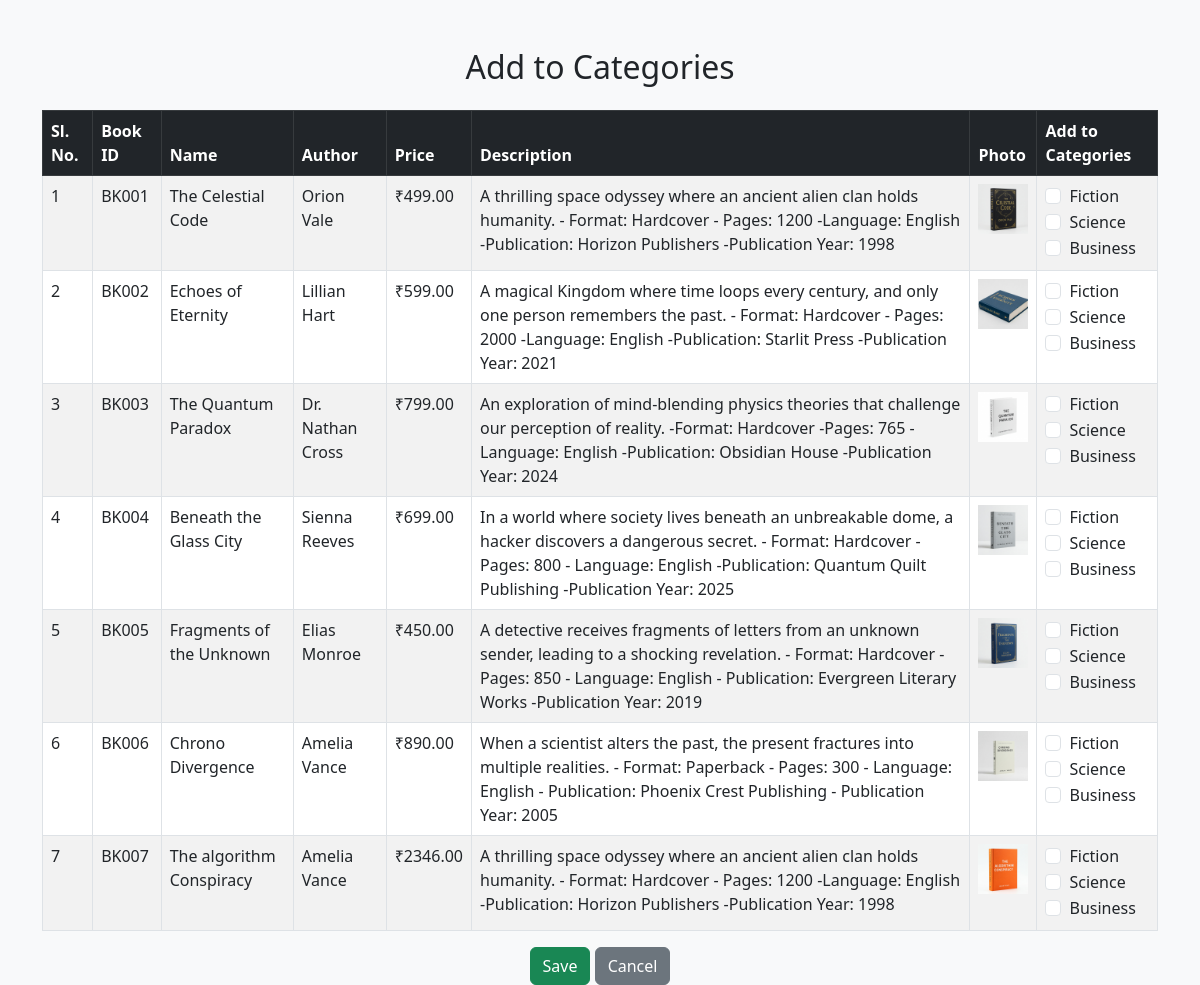
The page /assign-books/1/ on the database as committed earlier.
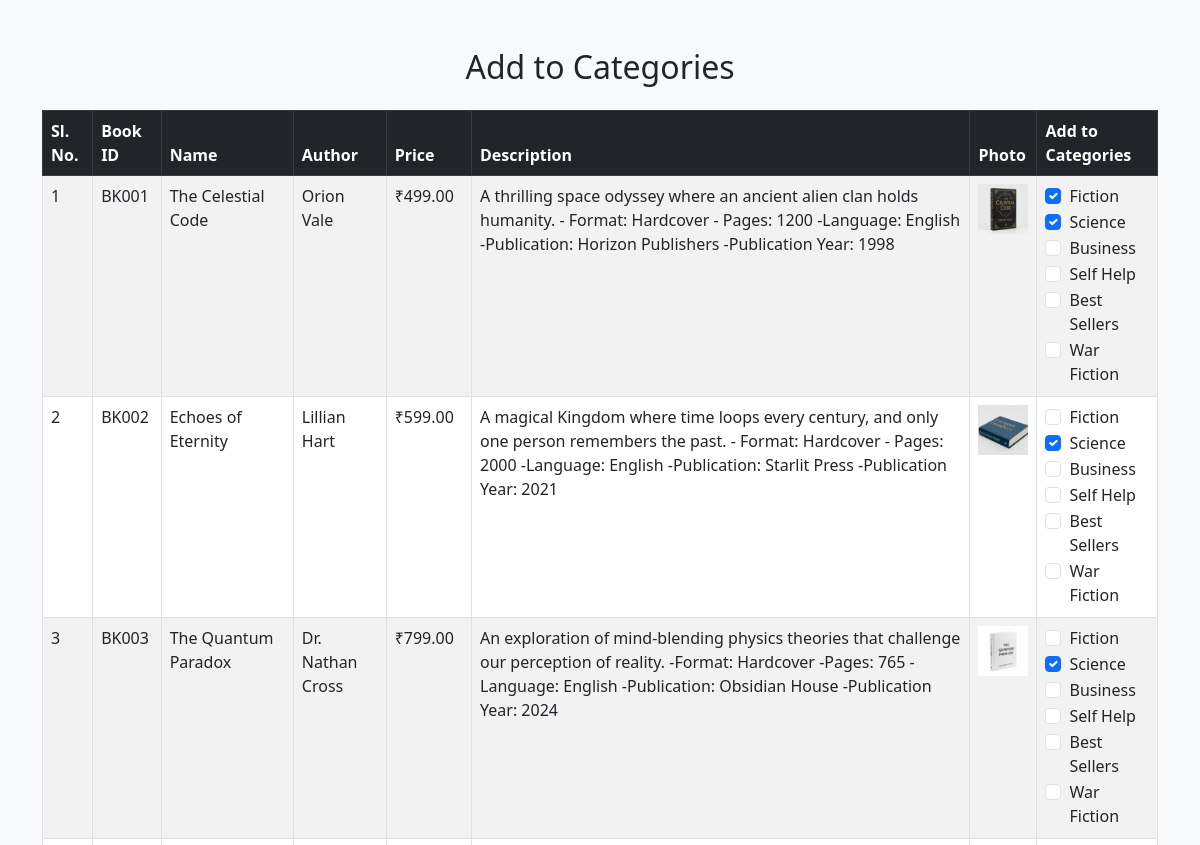
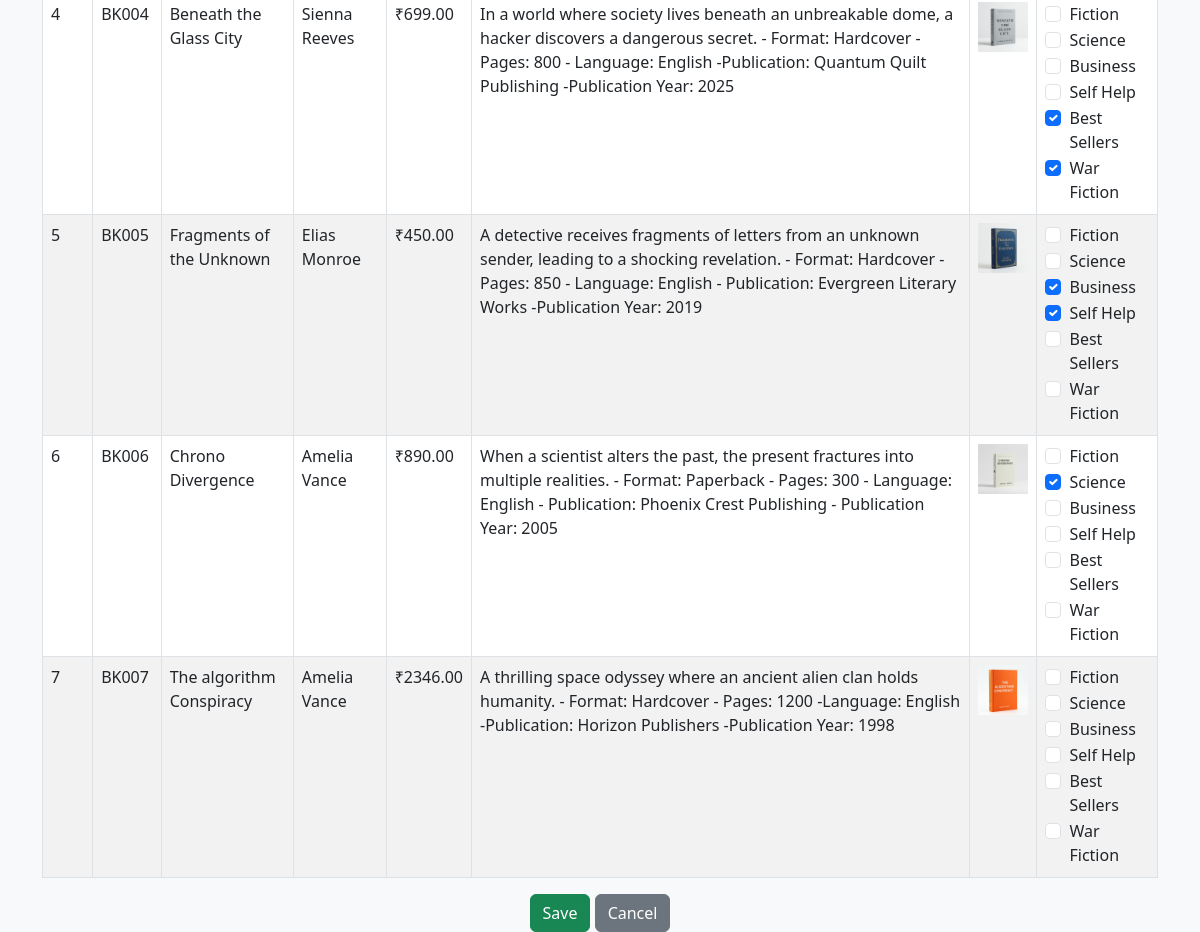
The same page on the database as committed later (2 pictures, top to bottom).
### myapp/models.py (models this page shows, shortened)
class Books(models.Model):
    bookid = models.CharField(max_length=10, unique=True)
    name = models.CharField(max_length=200)
    author = models.CharField(max_length=100)
    price = models.DecimalField(max_digits=10, decimal_places=2)
    description = models.TextField()
    photo = models.FileField(upload_to='media')
    categories = models.ManyToManyField('Category', related_name='books', blank=True)

class Category(models.Model):
    name = models.CharField(max_length=255)
    image = models.ImageField(upload_to='category_images/', blank=True, null=True)

### myapp/views.py (the view, shortened to what this page needs)
# urls.py: path('assign-books/<int:category_id>/', views.assign_books_to_categories, name='assign_books_to_categories'),
def assign_books_to_categories(request, category_id):
    all_books = Books.objects.all()
    all_categories = Category.objects.all()
    return render(request, 'assign_books.html', {
        'all_books': all_books,
        'all_categories': all_categories,
        'category_id': category_id
    })

### templates/assign_books.html (shortened to what this page needs)
{% load static %}
<!DOCTYPE html>
<html lang="en">
<head>
    <link href="https://cdn.jsdelivr.net/npm/bootstrap@5.3.0/dist/css/bootstrap.min.css" rel="stylesheet">
</head>
<body class="bg-light">
<div class="container mt-5">
    <h2 class="text-center mb-4">Add to Categories</h2>
    <form method="post">
        <table class="table table-bordered table-striped">
            <thead class="table-dark">
                <tr>
                    <th>Sl. No.</th>
                    <th>Book ID</th>
                    <th>Name</th>
                    <th>Author</th>
                    <th>Price</th>
                    <th>Description</th>
                    <th>Photo</th>
                    <th>Add to Categories</th>
                </tr>
            </thead>
            <tbody>
                {% for book in all_books %}
                    <tr>
                        <td>{{ forloop.counter }}</td>
                        <td>{{ book.bookid }}</td>
                        <td>{{ book.name }}</td>
                        <td>{{ book.author }}</td>
                        <td>₹{{ book.price }}</td>
                        <td>{{ book.description }}</td>
                        <td>
                            {% if book.photo %}
                                <img src="{{ book.photo.url }}" alt="Book Image" width="50">
                            {% else %}
                                No Image
                            {% endif %}
                        </td>
                        <td>
                            {% for cat in all_categories %}
                                <div class="form-check">
                                    <input
                                        class="form-check-input"
                                        type="checkbox"
                                        name="book_{{ book.id }}_categories"
                                        value="{{ cat.id }}"
                                        id="book_{{ book.id }}_cat_{{ cat.id }}"
                                        {% if cat in book.categories.all %}checked{% endif %}
                                    >
                                    <label class="form-check-label" for="book_{{ book.id }}_cat_{{ cat.id }}">
                                        {{ cat.name }}
                                    </label>
                                </div>
                            {% endfor %}
                        </td>
                    </tr>
                {% endfor %}
            </tbody>
        </table>
        <div class="text-center">
            <button type="submit" class="btn btn-success">Save</button>
            <a href="{% url 'category_detail' category_id %}" class="btn btn-secondary">Cancel</a>
        </div>
    </form>
</div>
</body>
</html>

Rows that differ between the two databases and show on the page:
computed for Books "BK001": id "☐" → "☑"
added Category: name "Self Help", {{ book.id }} "☑"
added Category: name "Best Sellers", {{ book.id }} "☑"
added Category: name "War Fiction", {{ book.id }} "☑"
computed for Books "BK002": id "☐" → "☑"
computed for Books "BK003": id "☐" → "☑"
computed for Books "BK005": id "☐" → "☑"
computed for Books "BK006": id "☐" → "☑"
